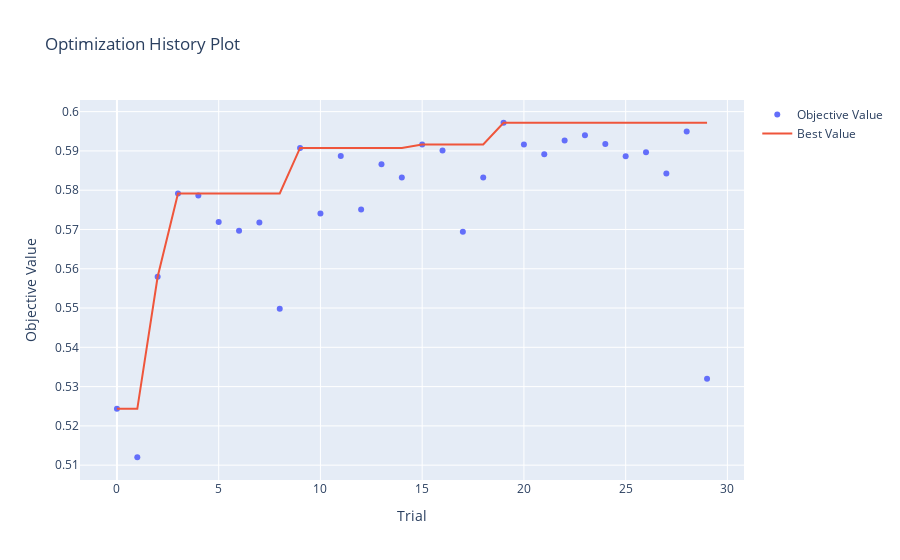
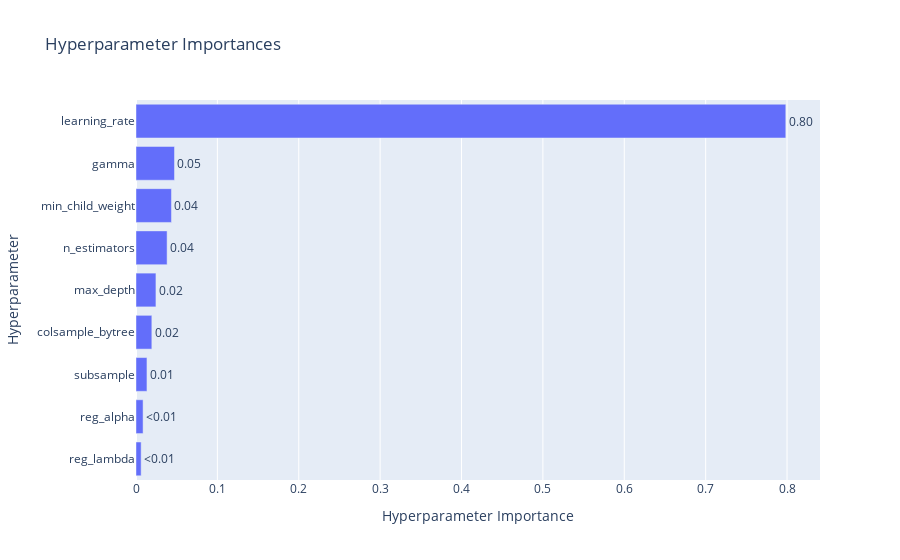

Notebook cell for these charts, in order:
### Markdown cell above
### Обучение моделей

### Code cell
def objective(trial, X_train, y_train):
    """
    Функция для оптимизации гиперпараметров с использованием TimeSeriesCV
    """
    params = {
        'n_estimators': trial.suggest_int('n_estimators', 50, 500),
        'max_depth': trial.suggest_int('max_depth', 3, 10),
        'learning_rate': trial.suggest_float('learning_rate', 0.01, 0.3, log=True),
        'subsample': trial.suggest_float('subsample', 0.6, 1.0),
        'colsample_bytree': trial.suggest_float('colsample_bytree', 0.6, 1.0),
        'gamma': trial.suggest_float('gamma', 0, 1),
        'min_child_weight': trial.suggest_int('min_child_weight', 1, 10),
        'reg_alpha': trial.suggest_float('reg_alpha', 0, 10), 
        'reg_lambda': trial.suggest_float('reg_lambda', 0, 10),
        'random_state': 42,
        'n_jobs': -1
    }

    # Пайплайн с предобработкой и моделью
    model = Pipeline([
        ('preprocessor', preprocessor),
        ('regressor', XGBRegressor(**params, enable_categorical=True))
    ])

    # Инициализация TimeSeriesSplit
    tscv = TimeSeriesSplit(n_splits=5)
    scores = []
    rmses = []

    for train_idx, val_idx in tscv.split(X_train):
        X_tr, X_val = X_train.iloc[train_idx], X_train.iloc[val_idx]
        y_tr, y_val = y_train.iloc[train_idx], y_train.iloc[val_idx]

        model.fit(X_tr, y_tr)
        y_pred = model.predict(X_val)
        r2 = r2_score(y_val, y_pred)
        rmse = np.sqrt(mean_squared_error(y_val, y_pred))
        scores.append(r2)
        rmses.append(rmse)

    mean_r2 = np.mean(scores)
    mean_rmse = np.mean(rmses)
    trial.set_user_attr("std_r2", np.std(scores))
    trial.set_user_attr("rmse", mean_rmse)

    return mean_r2  # Оптимизация по среднему R2

if mlflow.active_run() is not None:
    mlflow.end_run()

# Запуск эксперимента в MLflow
with mlflow.start_run(run_name="Optuna_XGBoost_Timeseries"):
    # Создаем study и запускаем оптимизацию
    study = optuna.create_study(
        direction='maximize',  # Максимизируем R2
        sampler=TPESampler(seed=42)
    )

    print("\nНачинаем оптимизацию гиперпараметров...")
    study.optimize(lambda trial: objective(trial, X_train, y_train), 
                   n_trials=30,
                   show_progress_bar=True)

    # 6. Вывод результатов
    print("\nОптимизация завершена!")
    print("Лучшие параметры:", study.best_params)
    print(f"Лучший R2: {study.best_value:.4f}")
    print(f"RMSE: {study.best_trial.user_attrs['rmse']:.4f}")

    # Логируем лучшие параметры и метрики в MLflow
    mlflow.log_params(study.best_params)
    mlflow.log_metric("best_r2", study.best_value)
    mlflow.log_metric("best_rmse", study.best_trial.user_attrs['rmse'])

    # 7. Визуализация результатов Optuna
    print("\nВизуализация результатов оптимизации...")
    fig = optuna.visualization.plot_optimization_history(study)
    fig.show()

    fig2 = optuna.visualization.plot_param_importances(study)
    fig2.show()

    # 8. Обучение финальной модели с лучшими параметрами
    print("\nОбучение финальной модели с лучшими параметрами...")
    final_model = Pipeline([
        ('preprocessor', preprocessor),
        ('regressor', XGBRegressor(**study.best_params, enable_categorical=True))
    ])

    final_model.fit(X_train, y_train)

    # Логируем финальную модель в MLflow

    # Пример входных данных
    input_example = X_train.head(1)
    
    # Автоматический вывод сигнатуры
    signature = infer_signature(X_train.head(), final_model.predict(X_train.head()))

    # Сохранение модели с сигнатурой и примером
    mlflow.xgboost.log_model(
        final_model.named_steps['regressor'],
        name="final_xgb_model",
        signature=signature,
        input_example=input_example,
        model_format="pkl"
    )


# Предсказание на тестовых данных
y_pred = final_model.predict(X_test)

# Вывод финальных метрик и логирование в MLflow
final_r2 = r2_score(y_test, y_pred)
final_rmse = np.sqrt(mean_squared_error(y_test, y_pred))
print(f"\nФинальные метрики на тестовой выборке:")
print(f"R2: {final_r2:.4f}")
print(f"RMSE: {final_rmse:.4f}")

mlflow.log_metric("final_test_r2", final_r2)
mlflow.log_metric("final_test_rmse", final_rmse)

mlflow.end_run()

### Figure 1 — Plotly figure (JSON) as saved in the notebook; plotly's stock layout.template omitted (floating-point values rounded to 4 significant figures)
{"data": [{"mode": "markers", "name": "Objective Value", "type": "scatter", "x": [0, 1, 2, 3, 4, 5, 6, 7, 8, 9, 10, 11, 12, 13, 14, 15, 16, 17, 18, 19, 20, 21, 22, 23, 24, 25, 26, 27, 28, 29], "y": [0.5243, 0.512, 0.558, 0.5792, 0.5786, 0.5719, 0.5697, 0.5718, 0.5498, 0.5908, 0.574, 0.5887, 0.5751, 0.5866, 0.5832, 0.5916, 0.5901, 0.5694, 0.5832, 0.5972, 0.5916, 0.5892, 0.5926, 0.594, 0.5918, 0.5886, 0.5897, 0.5842, 0.595, 0.532]}, {"mode": "lines", "name": "Best Value", "type": "scatter", "x": [0, 1, 2, 3, 4, 5, 6, 7, 8, 9, 10, 11, 12, 13, 14, 15, 16, 17, 18, 19, 20, 21, 22, 23, 24, 25, 26, 27, 28, 29], "y": [0.5243, 0.5243, 0.558, 0.5792, 0.5792, 0.5792, 0.5792, 0.5792, 0.5792, 0.5908, 0.5908, 0.5908, 0.5908, 0.5908, 0.5908, 0.5916, 0.5916, 0.5916, 0.5916, 0.5972, 0.5972, 0.5972, 0.5972, 0.5972, 0.5972, 0.5972, 0.5972, 0.5972, 0.5972, 0.5972]}, {"marker": {"color": "#cccccc"}, "mode": "markers", "name": "Infeasible Trial", "showlegend": false, "type": "scatter", "x": [], "y": []}], "layout": {"title": {"text": "Optimization History Plot"}, "xaxis": {"title": {"text": "Trial"}}, "yaxis": {"title": {"text": "Objective Value"}}}}

### Figure 2 — Plotly figure (JSON) as saved in the notebook; plotly's stock layout.template omitted (floating-point values rounded to 4 significant figures)
{"data": [{"cliponaxis": false, "hovertemplate": ["reg_lambda (FloatDistribution): 0.006317848802890708<extra></extra>", "reg_alpha (FloatDistribution): 0.00870144599756672<extra></extra>", "subsample (FloatDistribution): 0.01346943077578606<extra></extra>", "colsample_bytree (FloatDistribution): 0.019468084343473333<extra></extra>", "max_depth (IntDistribution): 0.02450559675138253<extra></extra>", "n_estimators (IntDistribution): 0.03821520079436885<extra></extra>", "min_child_weight (IntDistribution): 0.043560879680531385<extra></extra>", "gamma (FloatDistribution): 0.047290647210366785<extra></extra>", "learning_rate (FloatDistribution): 0.7984708656436337<extra></extra>"], "name": "Objective Value", "orientation": "h", "text": ["<0.01", "<0.01", "0.01", "0.02", "0.02", "0.04", "0.04", "0.05", "0.80"], "textposition": "outside", "type": "bar", "x": [0.006318, 0.008701, 0.01347, 0.01947, 0.02451, 0.03822, 0.04356, 0.04729, 0.7985], "y": ["reg_lambda", "reg_alpha", "subsample", "colsample_bytree", "max_depth", "n_estimators", "min_child_weight", "gamma", "learning_rate"]}], "layout": {"title": {"text": "Hyperparameter Importances"}, "xaxis": {"title": {"text": "Hyperparameter Importance"}}, "yaxis": {"title": {"text": "Hyperparameter"}}}}
